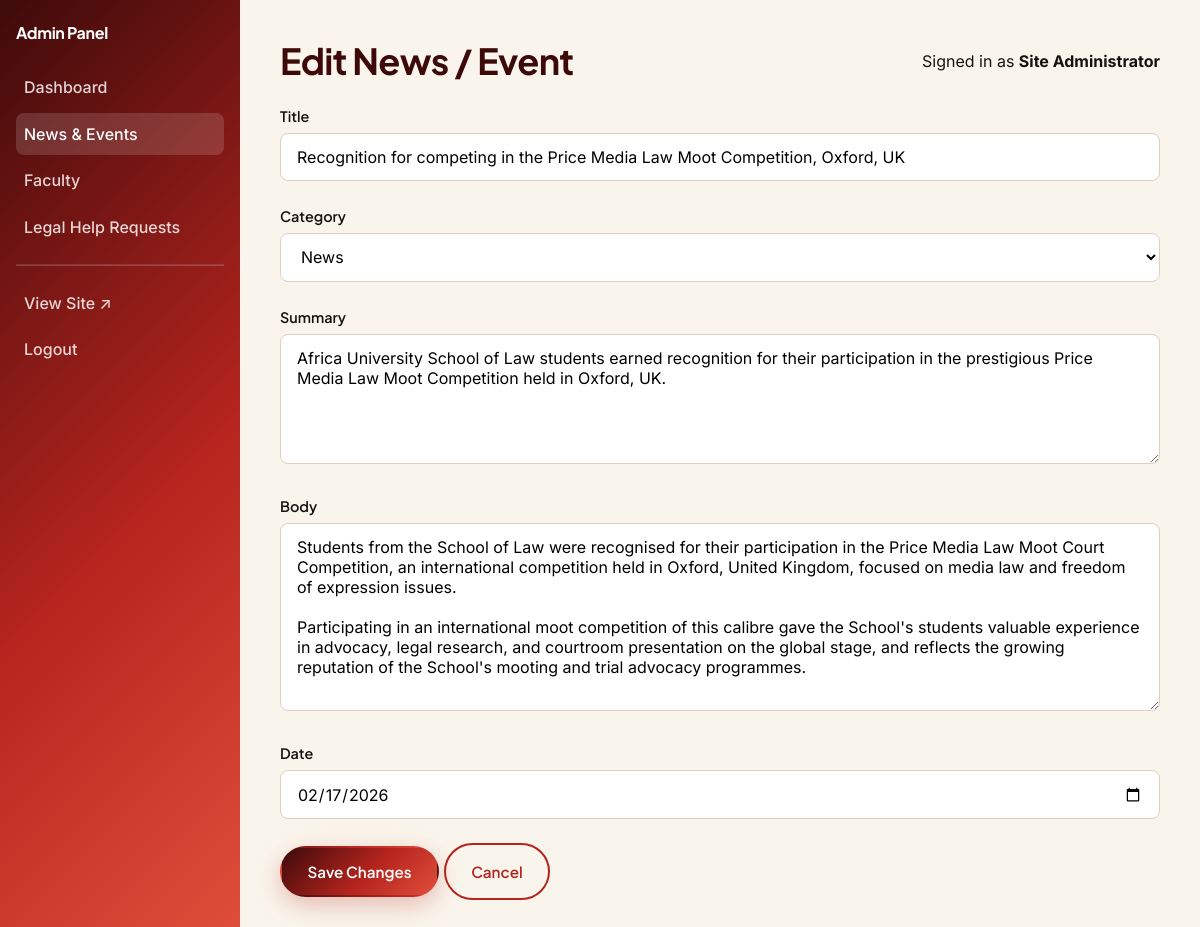
Page /admin/news/edit.php?id=2 (signed in) on the committed database.
### tables this page shows
CREATE TABLE news_events (
    id INT AUTO_INCREMENT PRIMARY KEY,
    title VARCHAR(200) NOT NULL,
    category ENUM('news', 'event') NOT NULL DEFAULT 'news',
    summary VARCHAR(300) NOT NULL,
    body TEXT NOT NULL,
    entry_date DATE NOT NULL,
    image_path VARCHAR(255) NULL,
    created_at TIMESTAMP NOT NULL DEFAULT CURRENT_TIMESTAMP,
    updated_at TIMESTAMP NOT NULL DEFAULT CURRENT_TIMESTAMP ON UPDATE CURRENT_TIMESTAMP,
    INDEX idx_news_events_category (category),
    INDEX idx_news_events_entry_date (entry_date)
);

### includes/db.php (called while the page is built)
<?php
function get_db(): PDO
{
    static $pdo = null;
    if ($pdo === null) {
        $dsn = 'mysql:host=' . DB_HOST . ';dbname=' . DB_NAME . ';charset=' . DB_CHARSET;
        try {
            $pdo = new PDO($dsn, DB_USER, DB_PASS, [
                PDO::ATTR_ERRMODE => PDO::ERRMODE_EXCEPTION,
                PDO::ATTR_DEFAULT_FETCH_MODE => PDO::FETCH_ASSOC,
                PDO::ATTR_EMULATE_PREPARES => false,
            ]);
        } catch (PDOException $e) {
            if (APP_DEBUG) {
                die('Database connection failed: ' . $e->getMessage());
            }
            die('A database error occurred. Please try again later.');
        }
    }
    return $pdo;
}

### includes/functions.php (called while the page is built, shortened)
<?php
function h(?string $value): string
{
    return htmlspecialchars($value ?? '', ENT_QUOTES, 'UTF-8');
}

### admin/news/edit.php (the view, shortened to what this page needs)
<?php
require_once __DIR__ . '/../../includes/db.php';
require_once __DIR__ . '/../../includes/functions.php';
$id = (int) ($_GET['id'] ?? $_POST['id'] ?? 0);
$stmt = get_db()->prepare('SELECT * FROM news_events WHERE id = ?');
$stmt->execute([$id]);
$item = $stmt->fetch();
$entry_date_value = $item['entry_date'];
$dt = DateTime::createFromFormat('Y-m-d', substr((string) $entry_date_value, 0, 10));
if ($dt !== false) {
    $entry_date_value = $dt->format('Y-m-d');
}
include __DIR__ . '/../includes/admin-header.php';
?>
<form method="post" action="edit.php">
  <div class="form-group">
    <label for="title">Title</label>
    <input type="text" id="title" name="title" class="form-control" maxlength="200" required value="<?= h($item['title']) ?>">
  </div>
  <div class="form-group">
    <label for="category">Category</label>
    <select id="category" name="category" class="form-control" required>
      <?php foreach (NEWS_EVENT_CATEGORIES as $cat): ?>
        <option value="<?= h($cat) ?>" <?= $item['category'] === $cat ? 'selected' : '' ?>><?= h(ucfirst($cat)) ?></option>
      <?php endforeach; ?>
    </select>
  </div>
  <div class="form-group">
    <label for="summary">Summary</label>
    <textarea id="summary" name="summary" class="form-control" maxlength="300" required><?= h($item['summary']) ?></textarea>
  </div>
  <div class="form-group">
    <label for="body">Body</label>
    <textarea id="body" name="body" class="form-control" rows="8" required><?= h($item['body']) ?></textarea>
  </div>
  <div class="form-group">
    <label for="entry_date">Date</label>
    <input type="date" id="entry_date" name="entry_date" class="form-control" required value="<?= h($entry_date_value) ?>">
  </div>
  <button type="submit" class="btn btn-primary">Save Changes</button>
  <a href="<?= h(BASE_URL) ?>/admin/news/list.php" class="btn btn-outline-dark">Cancel</a>
</form>
<?php include __DIR__ . '/../includes/admin-footer.php'; ?>

### assets/css/style.css (style rules this page uses)
:root { --color-maroon: #3d0a0a; --color-maroon-deep: #240505; --color-crimson: #b5241e; --color-crimson-light: #e04e3a; --color-gold: #d9ab3d; --color-gold-light: #f0c869; --color-charcoal: #17120f; --color-cream: #faf5ec; --color-white: #ffffff; --color-gray-100: #f4efe7; --color-gray-200: #ece3d6; --color-gray-300: #ddd0be; --color-gray-500: #96897c; --color-gray-700: #5c5148; --color-success-bg: #e5f5ea; --color-success-text: #1c7a3b; --color-error-bg: #fbeaea; --color-error-text: #b5241e; --gradient-brand: linear-gradient(135deg, var(--color-maroon) 0%, var(--color-crimson) 55%, var(--color-crimson-light) 100%); --gradient-gold: linear-gradient(135deg, var(--color-gold) 0%, var(--color-gold-light) 100%); --font-display: 'Plus Jakarta Sans', -apple-system, BlinkMacSystemFont, "Segoe UI", Roboto, Arial, sans-serif; --font-base: 'Inter', -apple-system, BlinkMacSystemFont, "Segoe UI", Roboto, Arial, sans-serif; --space-1: 0.25rem; --space-2: 0.5rem; --space-3: 1rem; --space-4: 1.5rem; --space-5: 2.5rem; --space-6: 4rem; --space-7: 6rem; --radius-sm: 8px; --radius-md: 16px; --radius-lg: 26px; --radius-pill: 999px; --shadow-sm: 0 2px 10px rgba(36, 5, 5, 0.06); --shadow-md: 0 12px 32px rgba(36, 5, 5, 0.12); --shadow-lg: 0 24px 60px rgba(36, 5, 5, 0.18); --shadow-glow: 0 8px 24px rgba(181, 36, 30, 0.28); --container-max: 1180px; --ease: cubic-bezier(0.16, 1, 0.3, 1); }
*, *::before, *::after { box-sizing: border-box; }
html { scroll-behavior: smooth; }
html, body { margin: 0; padding: 0; }
body { font-family: var(--font-base); color: var(--color-charcoal); background: var(--color-white); line-height: 1.65; -webkit-font-smoothing: antialiased; overflow-x: hidden; }
a { color: var(--color-crimson); text-decoration: none; transition: color 0.2s var(--ease); }
.btn { display: inline-flex; align-items: center; justify-content: center; gap: 0.5rem; padding: 0.85rem 1.6rem; border-radius: var(--radius-pill); font-family: var(--font-display); font-weight: 600; font-size: 0.95rem; cursor: pointer; border: 2px solid transparent; text-align: center; transition: transform 0.25s var(--ease), box-shadow 0.25s var(--ease), background 0.25s var(--ease), color 0.25s var(--ease); }
.btn-primary { background: var(--gradient-brand); color: var(--color-white); box-shadow: var(--shadow-glow); }
.btn-outline-dark { background: transparent; border-color: var(--color-crimson); color: var(--color-crimson); }
.form-group { margin-bottom: var(--space-4); }
.form-group label { display: block; font-family: var(--font-display); font-weight: 600; font-size: 0.9rem; margin-bottom: var(--space-1); }
.form-control { width: 100%; padding: 0.8rem 1rem; border: 1.5px solid var(--color-gray-300); border-radius: var(--radius-sm); font-family: inherit; font-size: 1rem; background: var(--color-white); transition: border-color 0.2s var(--ease), box-shadow 0.2s var(--ease); }
textarea.form-control { min-height: 130px; resize: vertical; }

### rows in the picture
news_events: title "Recognition for competing in the Price Media Law Moot Competition, Oxford, UK", category "News", summary "Africa University School of Law students earned recognition for their participation in the prestigious Price Media Law Moot Competition held in Oxford, UK.", body "Students from the School of Law were recognised for their participation in the Price Media Law Moot Court Competition, an international competition held in Oxford, United Kingdom, focused on media law and freedom of expression issues. Participating in an international moot competition of this calibre gave the School's students valuable experience in advocacy, legal research, and courtroom presentation on the global stage, and reflects the growing reputation of the School's mooting and trial advocacy programmes.", entry_date "02/17/2026"

### other values in the picture
$admin_title "Edit News / Event"
$_SESSION['admin_name'] "Site Administrator"
